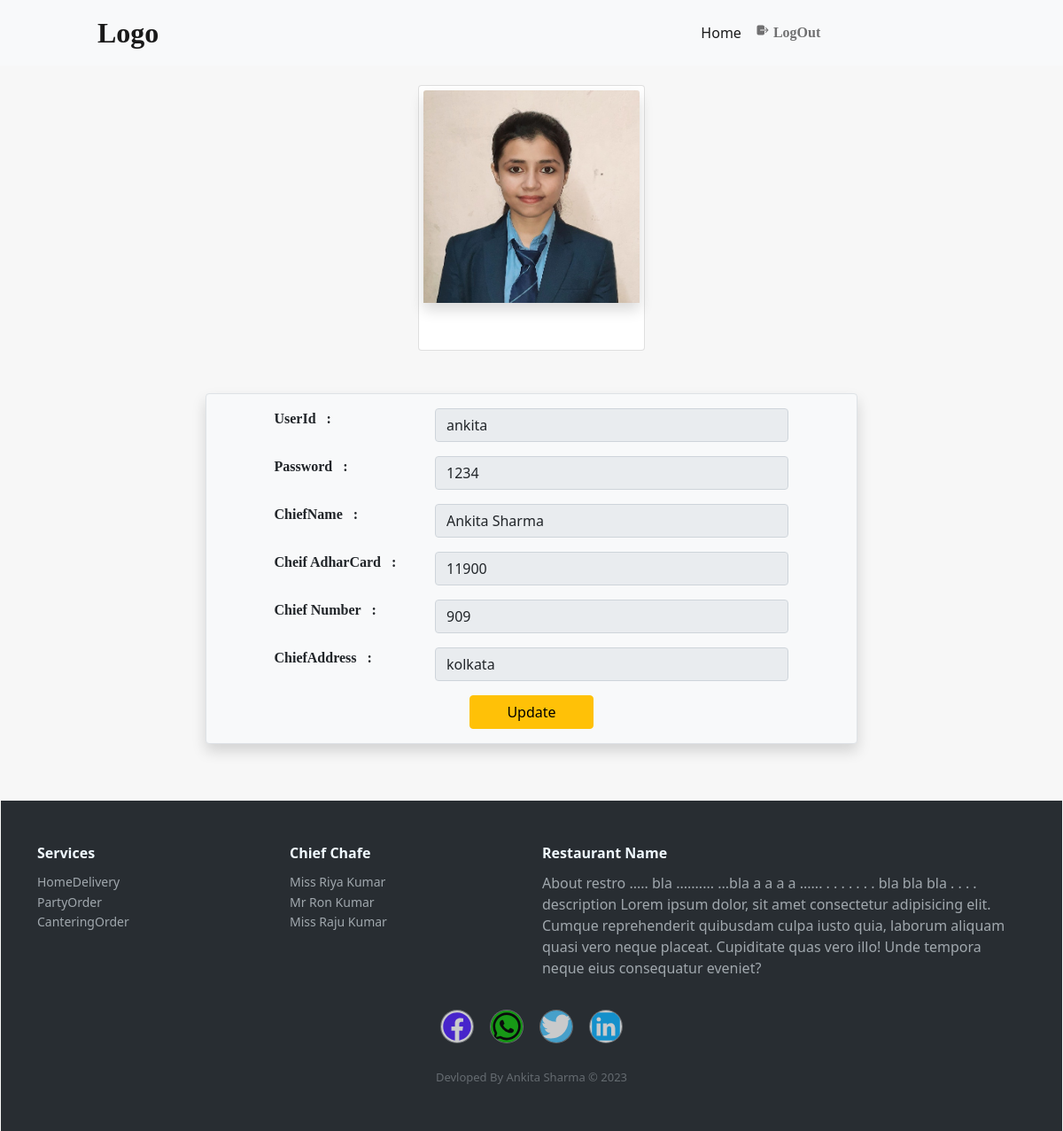
Screenshot of /cheif/chief_Profile/ (signed in) with the database file from the repository.
### ManagerApp/models.py (models this page shows)
class ChiefModel(models.Model):
    UserId=models.CharField(max_length=300,primary_key=True)
    Password=models.CharField(max_length=300)
    ChiefName=models.CharField(max_length=300)
    Chief_Experiance=models.CharField(max_length=50)
    C_Post=models.CharField(max_length=50)
    Cheif_AdharCard=models.CharField(max_length=300)
    Chief_Number=models.CharField(max_length=300)
    ChiefAddress=models.CharField(max_length=300)
    ProfileImage=models.FileField(upload_to="Chief/ChiefProfile/",max_length=600,default='None')
    Date=models.DateTimeField(auto_now=True)

### cheif/views.py (the view)
# urls.py: path('chief_Profile/',chief_Profile,name='chief_Profile'),
def chief_Profile(request):
    if 'ChiefUserId' not in request.session:
        return redirect("ChiefLogin")
    obj=ChiefModel.objects.get(pk=request.session['ChiefUserId'])
    form=ChiefProfile(instance=obj)
    return render(request,"Chief/Profile.html",{'form':form,'obj':obj,'update':'v'})

### cheif/forms.py
class ChiefProfile(forms.ModelForm):
    class Meta:
        model=ChiefModel
        fields=['UserId','Password','ChiefName','Cheif_AdharCard','Chief_Number','ChiefAddress']
        widgets={'UserId':forms.TextInput(attrs={'class':'form-control','readonly':'True'}),
                'Password':forms.TextInput(attrs={'class':'form-control','readonly':'True'}),
                'ChiefName':forms.TextInput(attrs={'class':'form-control','readonly':'True'}),
                'Cheif_AdharCard':forms.TextInput(attrs={'class':'form-control','readonly':'True'}),
                'Chief_Number':forms.TextInput(attrs={'class':'form-control','readonly':'True'}),
                'ChiefAddress':forms.TextInput(attrs={'class':'form-control','readonly':'True'})
                }

### template/Chief/Profile.html (shortened to what this page needs)
{% extends 'Chief/DashBoardcheif.html' %}
{% load static %}
{% block content %}
<div class="container mt-4">
{% if update %}
    <div class="row d-flex justify-content-around mb-5">
        <div class="card" style="width:16rem;padding:5px;">
          {% if obj.ProfileImage %}
          <img style="max-height: 15rem;" class="card-img-top mb-5 shadow" src="/media/{{obj.ProfileImage}}" alt="Card image">
          {% else %}
          <img style="max-height: 15rem;" class="card-img-top shadow mb-5" src="{% static 'images/Vodka.jpg' %}" alt="Card image">
          {% endif %}
        </div>
    </div>
{% endif %}
    <div class="row  d-flex justify-content-around">
        <div class="col-lg-8">
            <form action="" method="post"  enctype="multipart/form-data" >
                <div class="container bg-light alert shadow border">
                    {% for k  in  form %}
                    <div class="row mb-3 ">
                        <div class="col-lg-3 label-control offset-lg-1 bold1 mb-1">
                           {{k.label}} &nbsp :
                        </div>
                        <div class="col-lg-7">
                            {{k}}
                        </div>
                    </div>
                    {% endfor %}
                    {% if update %}
                        <div class="row d-flex justify-content-around">
                          <a href="{% url 'chief_Update' obj.UserId %}" style="max-width: 140px;" class="btn btn-warning">Update</a>
                         </div>
                    {% else %}
                        <div class="row d-flex justify-content-around">
                        <input type="submit" style="max-width: 150px;" name='Submit' class="btn btn-warning" value="Submit">
                        </div>
                    {% endif %}
                </div>
            </form>
        </div>
    </div>
</div>
{% endblock  %}

### static/css/Chief/Man_dashboar.css (style rules this page uses)
.bold1 { font-family: serif; font-weight:600; }

### rows the page displays
ChiefModel: ProfileImage (picture), form "ankita" "1234" "Ankita Sharma" "11900" "909" "kolkata"

### other values shown
{{ k.label }} "UserId" "Password" "ChiefName" "Cheif AdharCard" "Chief Number" "ChiefAddress"
